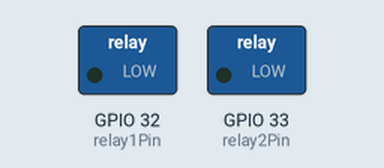
Simulated run of this sketch. Board: ESP32. On the bench: switched loads named in the sketch (green lamp = pin HIGH).

Above: at 0.5 s.
At 1.5 s:
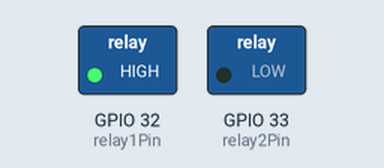
At 3.5 s:
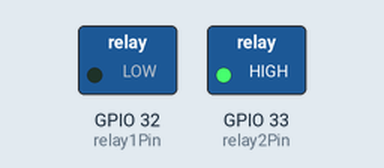
Timing chart, 0 to 5.2 s (numbered marks = the images above):
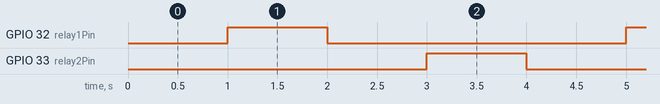

Measured:
- by itself, GPIO 32 (relay1Pin), GPIO 33 (relay2Pin): alternates HIGH for 1.0 s and LOW for 3.0 s
- by itself, everything shown: repeats every 4.0 s, in 4 steps

The sketch:

RelayExample.ino
```cpp
#define relay1Pin 32
#define relay2Pin 33

void setup() {
  //Configure Pins
  pinMode(relay1Pin, OUTPUT);
  pinMode(relay2Pin, OUTPUT);
}

void loop() {
  //Relay 1
  delay(1000);
  digitalWrite(relay1Pin, HIGH);

  delay(1000);
  digitalWrite(relay1Pin, LOW);

  //Relay 2
  delay(1000);
  digitalWrite(relay2Pin, HIGH);

  delay(1000);
  digitalWrite(relay2Pin, LOW);
}
```
